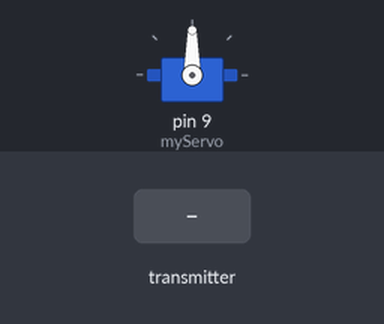
The sketch below on a simulated Arduino Uno, built with avr-gcc and run on an emulated ATmega328P. Parts: servo. Inputs (shaded band) come from the test bench. No radio packets arrive unless stated.

Above: at 1.2 s.
1.3 s: the transmitter starts sending angle = 0
At 2.5 s:
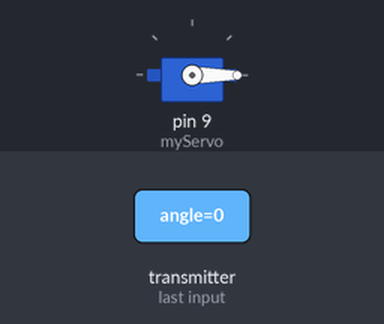
2.8 s: the transmitter starts sending angle = 45
At 3.8 s:
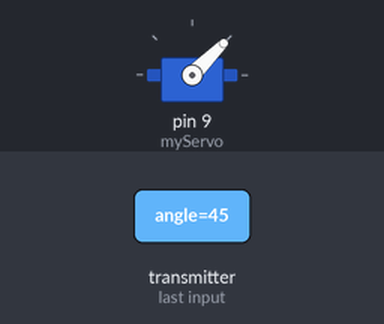
4.3 s: the transmitter starts sending angle = 180
At 4.9 s:
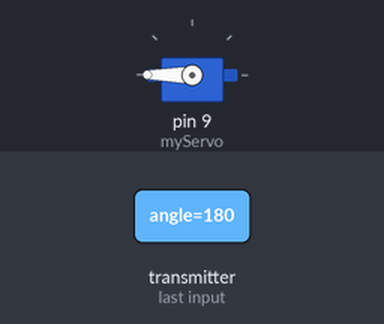
5.8 s: the transmitter starts sending angle = 90
At 6.1 s:
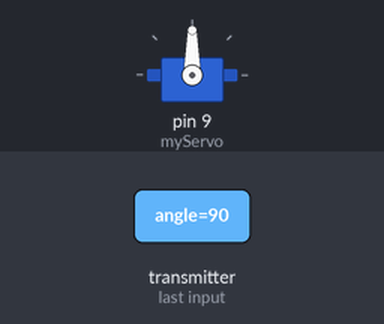
Timing chart, 0 to 8.3 s (numbered marks = the images above; inputs shaded):
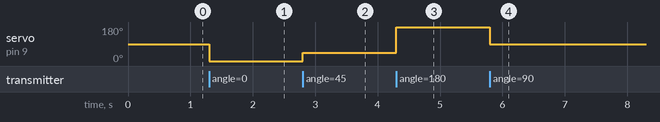

The sketch:

sketch_feb22a.ino
```cpp
#include <SPI.h>
#include <nRF24L01.h>
#include <RF24.h>
#include <Servo.h>

RF24 radio(9, 10); // CE, CSN
Servo myServo;

const byte address[6] = "00001";

void setup() {
  myServo.attach(9); // Attach servo to pin 9
  radio.begin();
  radio.openReadingPipe(0, address);
  radio.setPALevel(RF24_PA_MIN);
  radio.startListening();
}

void loop() {
  if (radio.available()) {
    int angle;
    radio.read(&angle, sizeof(angle)); // Read the angle from transmitter
    myServo.write(angle); // Move servo to the received angle
  }
}
```

Measured:
- after the input at 1.3 s, servo on pin 9 (myServo): 90° → 0° at once
- after the input at 2.8 s, servo on pin 9 (myServo): 0° → 45° at once
- after the input at 4.3 s, servo on pin 9 (myServo): 45° → 180° at once
- after the input at 5.8 s, servo on pin 9 (myServo): 180° → 90° at once
